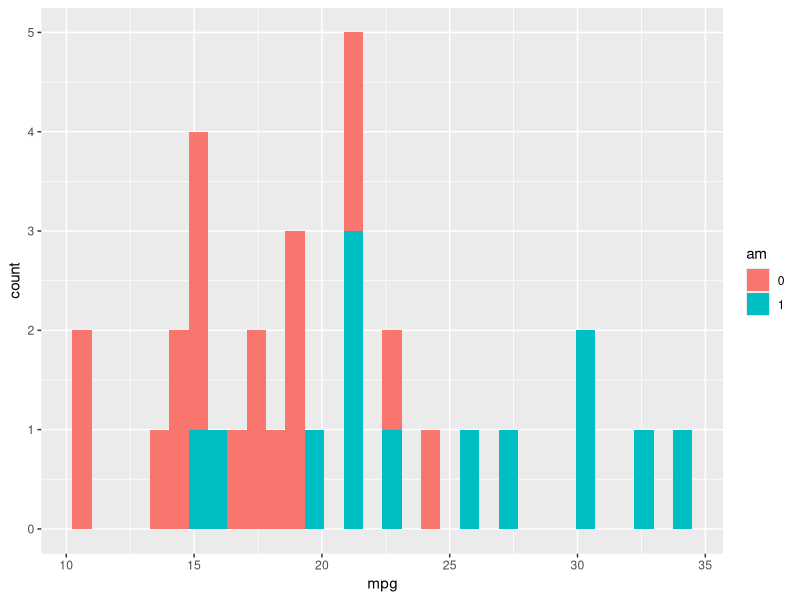
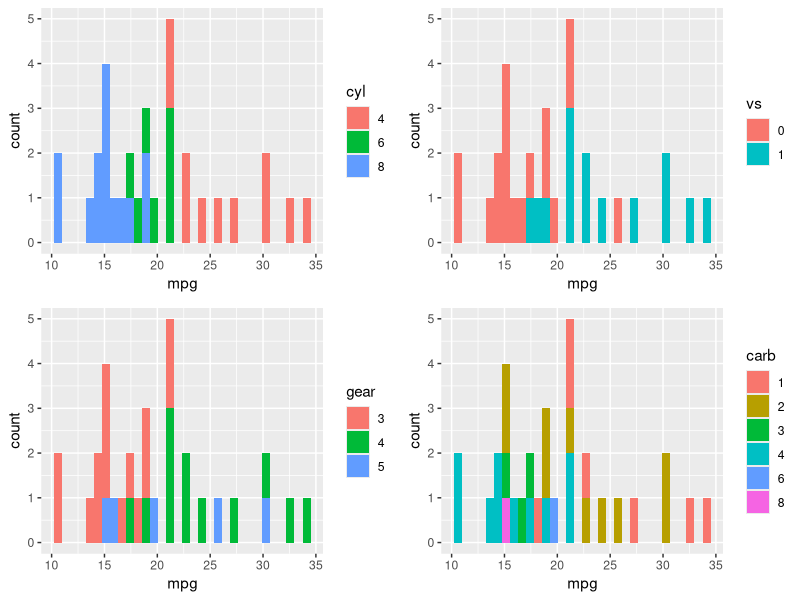
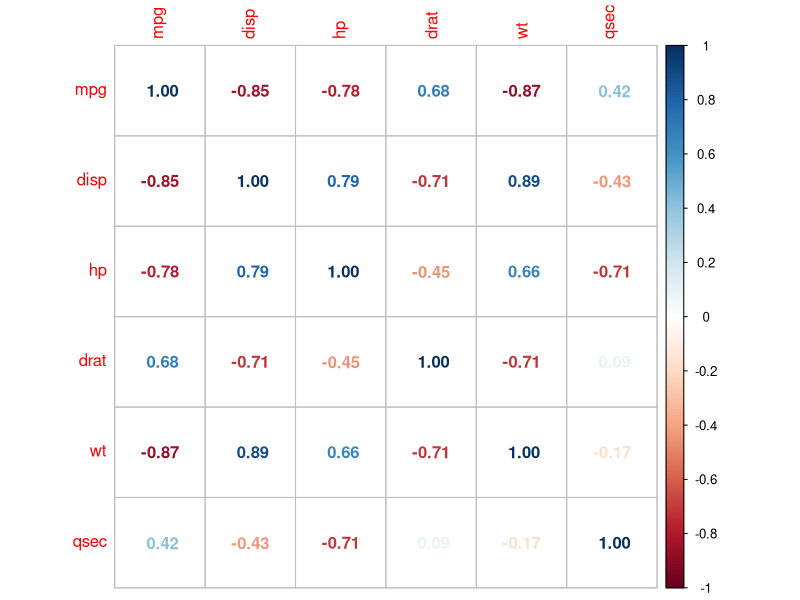
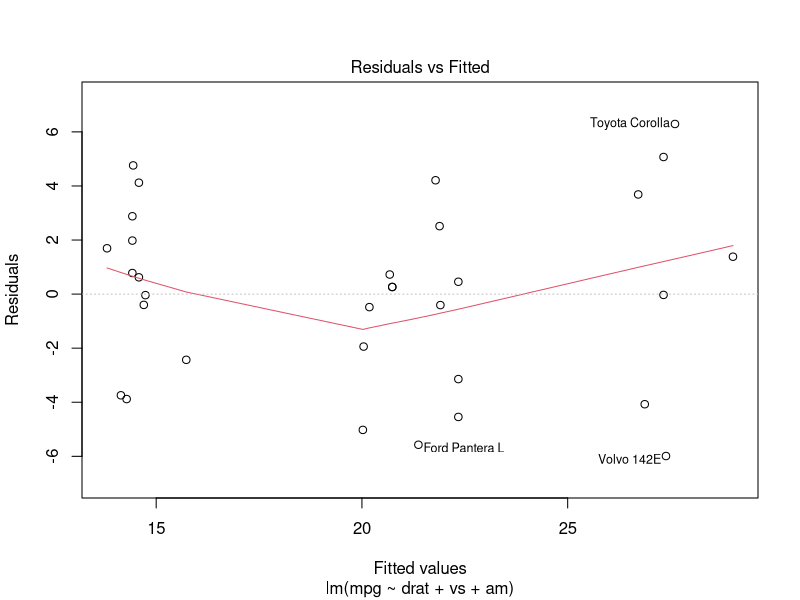
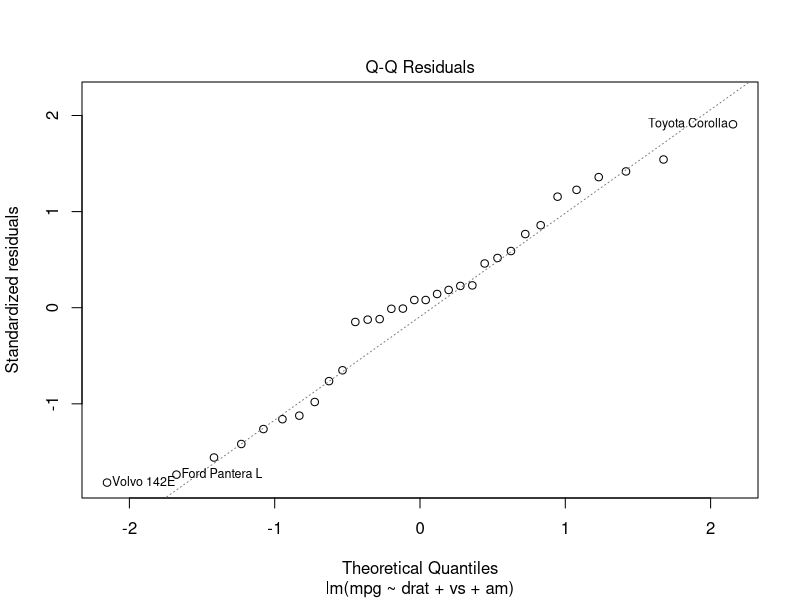
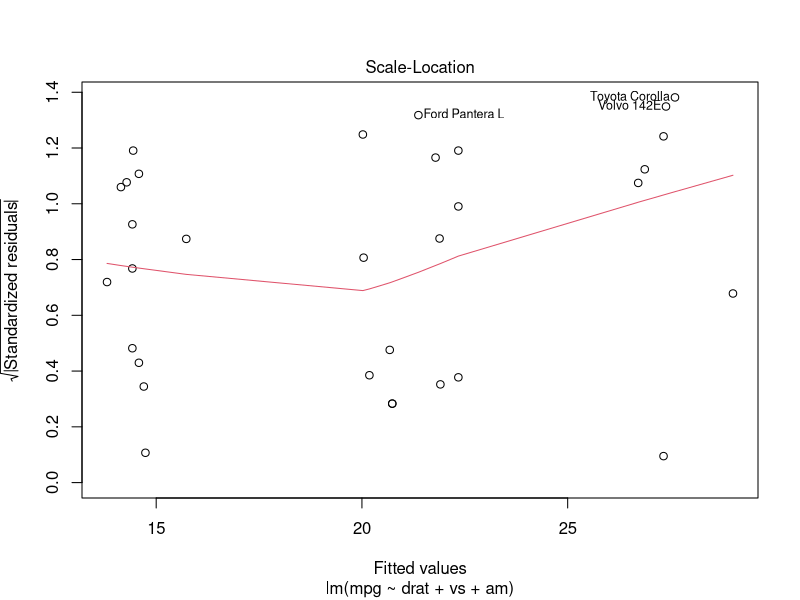
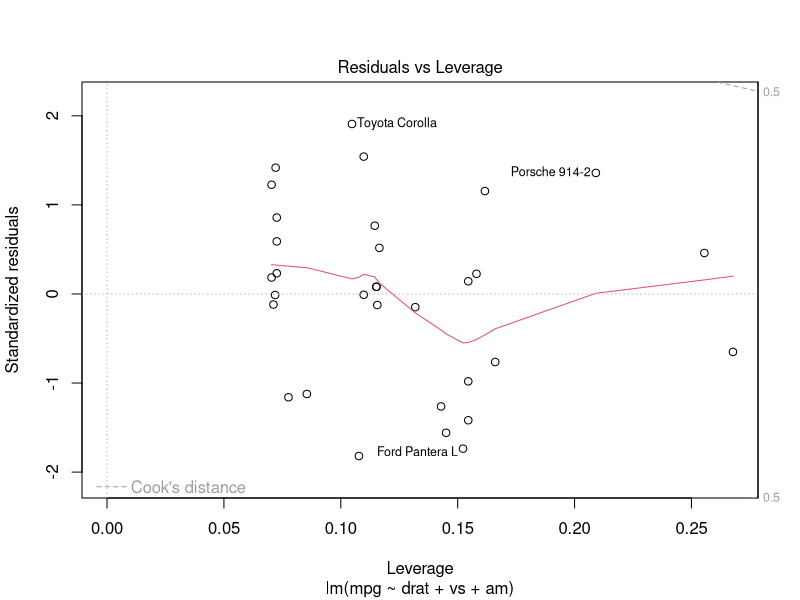
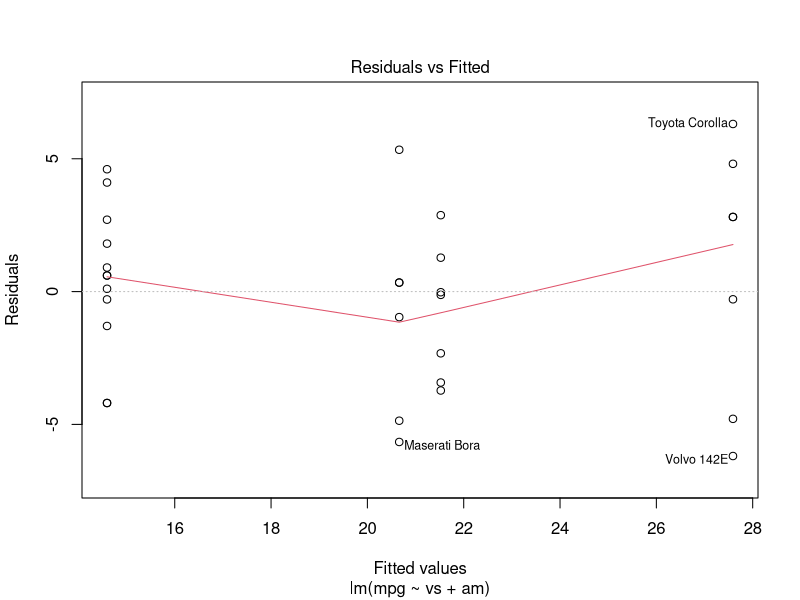

Source code (R) for these figures, in order:
set.seed(4324)
library(ggplot2)
library(datasets)
library(gridExtra)
library(corrplot)
library(car)
library(lmtest)

str(mtcars)

## convert to categorical
mtcars[, c("cyl", "vs", "am", "gear", "carb")] <- lapply(mtcars[, c("cyl", "vs", "am", "gear", "carb")], as.factor)

summary(mtcars)

## Exploratory Analysis

## 1. mpg ~ am
plot.1 <- ggplot(mtcars, aes(x = mpg, fill = am)) + geom_histogram(bins = 32)
plot.1

## 2. mpg ~ categorical vars

plot.cyl <- ggplot(mtcars, aes(x = mpg, fill = cyl)) + geom_histogram(bins = 32)
plot.vs <- ggplot(mtcars, aes(x = mpg, fill = vs)) + geom_histogram(bins = 32)
plot.gear <- ggplot(mtcars, aes(x = mpg, fill = gear)) + geom_histogram(bins = 32)
plot.carb <- ggplot(mtcars, aes(x = mpg, fill = carb)) + geom_histogram(bins = 32)
grid.arrange(plot.cyl, plot.vs, plot.gear, plot.carb, ncol = 2)

## 3. mpg ~ numerical vars
cor <- cor(mtcars[, c("mpg", "disp", "hp", "drat", "wt", "qsec")])
corrplot(cor, method = "number")


## Inferential Analysis

## 1. mpg ~ am
model.1 <- t.test(mpg ~ am, mtcars)
model.1
model.1$conf.int
model.1.1 <- lm(mpg ~ am, mtcars)
summary(model.1.1)

## 2. mpg vs all variables
model.2 <- lm(mpg ~ . , mtcars)
summary(model.2)
vif(model.2)
AIC(model.2)

## 3. mpg vs all vars --- convert to numerical
mtcars[, c("cyl", "gear", "carb")] <- lapply(mtcars[, c("cyl", "gear", "carb")], as.numeric)
model.3 <- lm(mpg ~ drat + vs + am, mtcars)
summary(model.3)
vif(model.3)
aic.3 <- AIC(model.3)

model.4 <- lm(mpg ~ vs + am, mtcars)
summary(model.4)
vif(model.4)
aic.4 <- AIC(model.4)

## compare AICs
aic <- rbind(aic.3, aic.4)
aic

lrtest(model.3, model.2)

plot(model.3)
plot(model.4)
dwtest(model.4)